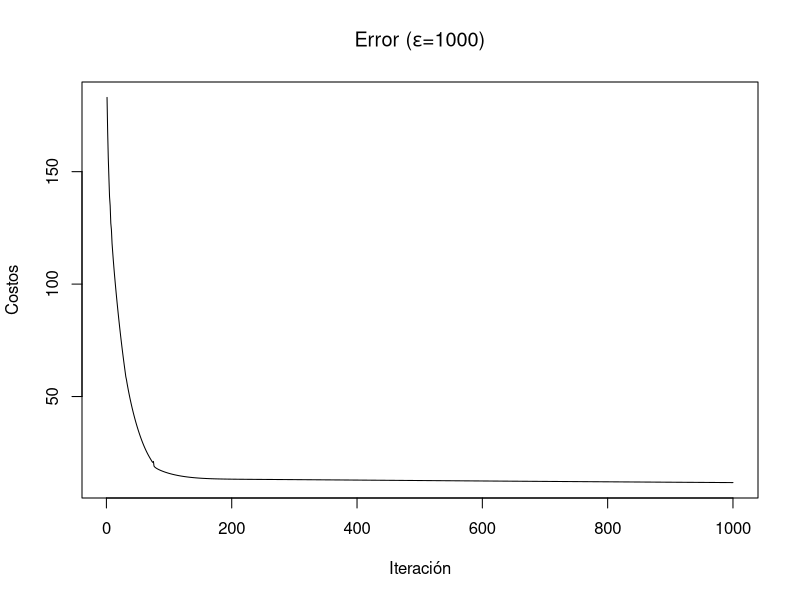

This figure's R source:
# Paquetes necesarios
library(MASS)

# Función para recortar gradientes
clip_gradient <- function(grad, C) {
  norm_grad <- sqrt(sum(grad^2))
  if (norm_grad > C) {
    return(C * grad / norm_grad)
  } else {
    return(grad)
  }
}

# Función para añadir ruido gaussiano
add_noise <- function(grad, sigma, C, B) {
  noise <- rnorm(length(grad), mean = 0, sd = sigma * C / (B*epsilon))
  return(grad + noise)
}

# Función de costo: Error Cuadrático Medio (MSE)
mse_cost <- function(y_true, y_pred) {
  return(mean((y_true - y_pred)^2))
}

# Función ClientUpdate
ClientUpdate <- function(X, y, w, learning_rate, epochs, batch_size, C, sigma) {
  n <- nrow(X)
  for (epoch in 1:epochs) {
    # Barajar los datos
    indices <- sample(1:n)
    X <- X[indices, ]
    y <- y[indices]
    
    for (i in seq(1, n, by = batch_size)) {
      end_idx <- min(i + batch_size - 1, n)
      X_batch <- X[i:end_idx, ]
      y_batch <- y[i:end_idx]
      
      # Predicción
      y_pred <- X_batch %*% w
      
      # Gradiente con respecto a MSE
      grad <- -2 * t(X_batch) %*% (y_batch - y_pred) / batch_size
      
      # Recortar gradiente
      grad <- clip_gradient(grad, C)
      
      # Añadir ruido gaussiano
      grad <- add_noise(grad, sigma, C, batch_size)
      
      # Actualizar los parámetros
      w <- w - learning_rate * grad
    }
  }
  return(w)
}

# Función FedAvg
FedAvg <- function(X_list, y_list, initial_w, learning_rate, epochs, batch_size, C, sigma, rounds) {
  K <- length(X_list)
  w_global <- initial_w
  
  for (round in 1:rounds) {
    w_local_list <- list()
    
    for (k in 1:K) {
      w_local <- ClientUpdate(X_list[[k]], y_list[[k]], w_global, learning_rate, epochs, batch_size, C, sigma)
      w_local_list[[k]] <- w_local
    }
    
    # Promediar los pesos locales
    w_global <- Reduce("+", w_local_list) / K
  }
  
  return(w_global)
}













# Datos simulados para cada cliente
n_clients <- 5
set.seed(42)


IT <- 100
#Usando base de datos mtcars

library(dplyr)

# Preparar el conjunto de datos `mtcars`
data(mtcars)
data(mtcars)
mtcars=mtcars[1:30,]
X <- as.matrix(mtcars[,-1])  # Variables independientes
y <- mtcars[,1]  # Variable dependiente

# Dividir el conjunto de datos en clientes (aquí, simplemente dividimos en 5 partes)
set.seed(42)
split_indices <- split(sample(1:nrow(X)), 1:5)
X_list <- lapply(split_indices, function(idx) X[idx, ])
y_list <- lapply(split_indices, function(idx) y[idx])

# Parámetros
n_features <- ncol(X)
initial_w <- rep(0, n_features)
w_global <- initial_w


learning_rate <- 0.01
epochs <- 10

#2,3,6,10,15

batch_size <- 6
C <- 1  # Límite de recorte
sigma <- 0.1  # Desviación estándar del ruido
rounds <- 1  # Número de rondas de agregación


epsilon=1000











set.seed(NULL)

IT <- 1000
w_global <- initial_w


Costos=rep(0, length(IT))
  
# Ejecutar FedAvg por IT iteraciones
for (i in 1:IT) {
  w_global <- FedAvg(X_list, y_list, w_global, learning_rate, epochs, batch_size, C, sigma, rounds)
  
  # Calcular costo global (promedio del costo de todos los clientes)
  Data=as.matrix(mtcars[,2:11])
  rownames(Data) <- NULL
  colnames(Data) <- NULL

  costo_global <- sum((as.vector(mtcars[,1])-Data%*% as.vector(w_global) )^2) / nrow(mtcars)
  Costos[i] <- costo_global
  # Imprimir resultados
  #cat("Iteración:", i, "\n")
  #cat("Pesos globales:", w_global, "\n")
  #cat("Costo global (MSE):", costo_global, "\n\n")
}



plot(Costos, type="l", xlab  =paste0("Iteración"), 
     main = expression("Error ("*epsilon* "=1000)"))







